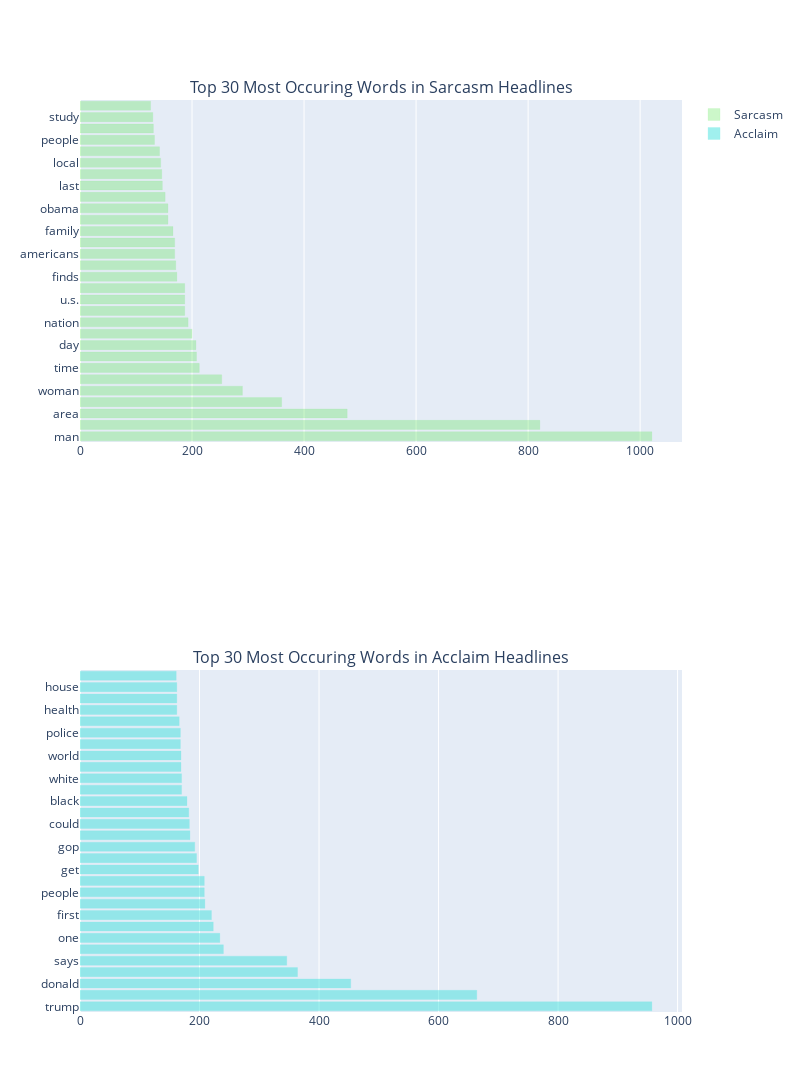

Notebook code cell kept with this figure:
### Code cell
# Create a horizontal bar chart for the top 30 sarcasm words.
sar_tr  = go.Bar(
    x=sar_cnt_df_30['Freq'],
    y=sar_cnt_df_30['Words'],
    name='Sarcasm',
    marker=dict(
        color='rgba(67, 226, 59, 0.45)',
        line=dict(
            color='rgba(67, 226, 59, 0.45)',
            width=.3,
        )
    ),
    orientation='h',
    opacity=0.6
)

# Create a horizontal bar chart for the top 30 acclaim words.
acc_tr  = go.Bar(
    x=acc_cnt_df_30['Freq'],
    y=acc_cnt_df_30['Words'],
    name='Acclaim',
    marker=dict(
        color='rgba(59, 226, 221, 0.8)',
        line=dict(
            color='rgba(59, 226, 221, 0.8)',
            width=.3,
        )
    ),
    orientation='h',
    opacity=0.6
)

# Prepare the layout for a subplot.
fig = tools.make_subplots(rows=2, cols=1, subplot_titles=('Top 30 Most Occuring Words in Sarcasm Headlines',
                                                          'Top 30 Most Occuring Words in Acclaim Headlines'))

fig.append_trace(sar_tr, 1, 1)
fig.append_trace(acc_tr, 2, 1)


fig['layout'].update(height=1200, width=800)

# Display the figure inline in the notebook.
iplot(fig, filename='sar_vs_acc')

### Figure 1 — Plotly figure (JSON) as saved in the notebook; plotly's stock layout.template omitted (floating-point values rounded to 4 significant figures)
{"data": [{"marker": {"color": "rgba(67, 226, 59, 0.45)", "line": {"color": "rgba(67, 226, 59, 0.45)", "width": 0.3}}, "name": "Sarcasm", "opacity": 0.6, "orientation": "h", "type": "bar", "x": [1021, 821, 477, 360, 290, 253, 213, 208, 207, 200, 193, 187, 187, 187, 173, 171, 169, 169, 166, 157, 157, 152, 147, 146, 144, 142, 133, 131, 130, 126], "xaxis": "x", "y": ["man", "new", "area", "report:", "woman", "one", "time", "still", "day", "trump", "nation", "get", "u.s.", "like", "finds", "back", "americans", "first", "family", "house", "obama", "life", "last", "going", "local", "nation's", "people", "white", "study", "little"], "yaxis": "y"}, {"marker": {"color": "rgba(59, 226, 221, 0.8)", "line": {"color": "rgba(59, 226, 221, 0.8)", "width": 0.3}}, "name": "Acclaim", "opacity": 0.6, "orientation": "h", "type": "bar", "x": [957, 664, 453, 364, 346, 240, 234, 223, 220, 209, 208, 208, 198, 195, 192, 184, 183, 182, 179, 170, 170, 169, 169, 168, 168, 166, 162, 162, 162, 161], "xaxis": "x2", "y": ["trump", "new", "donald", "trump's", "says", "women", "one", "u.s.", "first", "make", "people", "man", "get", "like", "gop", "day", "could", "5", "black", "need", "white", "clinton", "world", "obama", "police", "here's", "health", "life", "house", "bill"], "yaxis": "y2"}], "layout": {"annotations": [{"font": {"size": 16}, "showarrow": false, "text": "Top 30 Most Occuring Words in Sarcasm Headlines", "x": 0.5, "xanchor": "center", "xref": "paper", "y": 1, "yanchor": "bottom", "yref": "paper"}, {"font": {"size": 16}, "showarrow": false, "text": "Top 30 Most Occuring Words in Acclaim Headlines", "x": 0.5, "xanchor": "center", "xref": "paper", "y": 0.375, "yanchor": "bottom", "yref": "paper"}], "height": 1200, "width": 800, "xaxis": {"anchor": "y", "domain": [0, 1]}, "xaxis2": {"anchor": "y2", "domain": [0, 1]}, "yaxis": {"anchor": "x", "domain": [0.625, 1]}, "yaxis2": {"anchor": "x2", "domain": [0, 0.375]}}}
